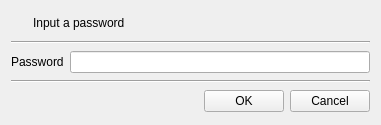
<?xml version="1.0" encoding="UTF-8"?>
<ui version="4.0">
 <class>PasswdDlg</class>
 <widget class="QDialog" name="PasswdDlg">
  <property name="geometry">
   <rect>
    <x>0</x>
    <y>0</y>
    <width>376</width>
    <height>125</height>
   </rect>
  </property>
  <property name="windowTitle">
   <string>Password Input Window</string>
  </property>
  <layout class="QVBoxLayout" name="verticalLayout">
   <item>
    <layout class="QGridLayout" name="gridLayout_3">
     <property name="topMargin">
      <number>0</number>
     </property>
     <item row="0" column="1">
      <widget class="QLabel" name="mTitleLabel">
       <property name="text">
        <string>Input a password</string>
       </property>
      </widget>
     </item>
     <item row="0" column="0">
      <widget class="QPushButton" name="pushButton">
       <property name="minimumSize">
        <size>
         <width>16</width>
         <height>0</height>
        </size>
       </property>
       <property name="maximumSize">
        <size>
         <width>16</width>
         <height>16777215</height>
        </size>
       </property>
       <property name="text">
        <string/>
       </property>
       <property name="icon">
        <iconset resource="bereditor.qrc">
         <normaloff>:/images/passwd.png</normaloff>:/images/passwd.png</iconset>
       </property>
       <property name="flat">
        <bool>true</bool>
       </property>
      </widget>
     </item>
    </layout>
   </item>
   <item>
    <widget class="Line" name="line_2">
     <property name="orientation">
      <enum>Qt::Horizontal</enum>
     </property>
    </widget>
   </item>
   <item>
    <layout class="QGridLayout" name="gridLayout_2">
     <item row="0" column="0">
      <widget class="QLabel" name="label_2">
       <property name="text">
        <string>Password</string>
       </property>
      </widget>
     </item>
     <item row="0" column="1">
      <widget class="QLineEdit" name="mPasswdText">
       <property name="minimumSize">
        <size>
         <width>300</width>
         <height>0</height>
        </size>
       </property>
       <property name="echoMode">
        <enum>QLineEdit::Password</enum>
       </property>
      </widget>
     </item>
    </layout>
   </item>
   <item>
    <widget class="Line" name="line">
     <property name="orientation">
      <enum>Qt::Horizontal</enum>
     </property>
    </widget>
   </item>
   <item>
    <layout class="QGridLayout" name="gridLayout">
     <item row="0" column="1">
      <widget class="QPushButton" name="mOKBtn">
       <property name="text">
        <string>OK</string>
       </property>
      </widget>
     </item>
     <item row="0" column="2">
      <widget class="QPushButton" name="mCancelBtn">
       <property name="text">
        <string>Cancel</string>
       </property>
      </widget>
     </item>
     <item row="0" column="0">
      <spacer name="horizontalSpacer">
       <property name="orientation">
        <enum>Qt::Horizontal</enum>
       </property>
       <property name="sizeHint" stdset="0">
        <size>
         <width>40</width>
         <height>20</height>
        </size>
       </property>
      </spacer>
     </item>
    </layout>
   </item>
  </layout>
 </widget>
 <tabstops>
  <tabstop>mPasswdText</tabstop>
  <tabstop>mOKBtn</tabstop>
  <tabstop>mCancelBtn</tabstop>
 </tabstops>
 <resources>
  <include location="bereditor.qrc"/>
 </resources>
 <connections/>
</ui>
